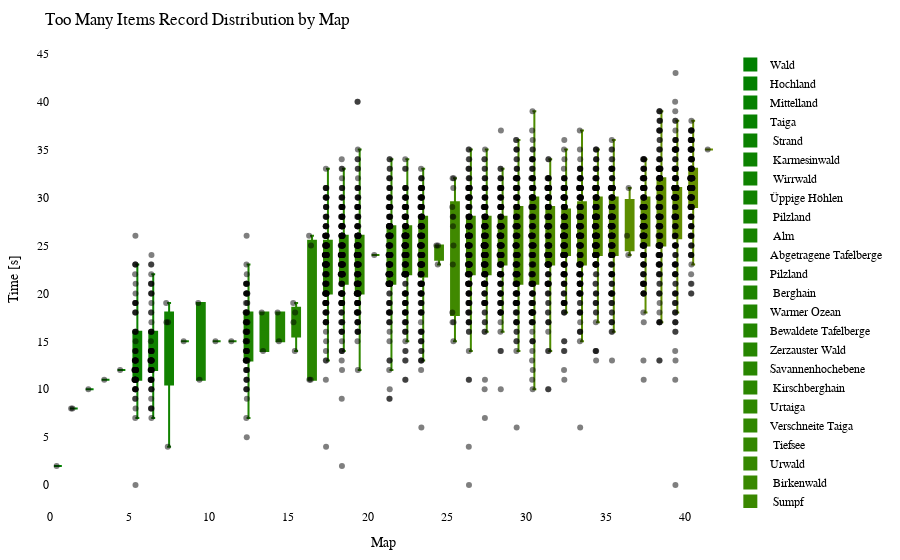

Notebook source saved alongside this figure:
### Code cell
import plotly.graph_objects as go
import plotly.io as pio

df = getRecordsDataframe(minigame="Sammelwahn")

# sort df columns by mean value 
df = df.reindex(df.mean().sort_values().index, axis=1)

# drop sum column
df = df.drop(columns=["Sum"])

# remove "Punkte" from all columns
df.columns = df.columns.str.replace('Punkte', '')

cmap = LinearSegmentedColormap.from_list("green_orange", ["green", "orange"])
colors = [to_hex(cmap(i / (num_columns - 1))) for i in range(num_columns)]

# Calculate the offset for centering the data points
num_columns = len(df.columns)
offset = 0.5

# Create a Swarm plot using Plotly
fig = go.Figure()

for i, (column, color) in enumerate(zip(df.columns, colors)):
    x_values = [i + offset] * len(df[column])  # Adjust x-values with offset for horizontal centering
    fig.add_trace(go.Box(x=x_values,
                         y=df[column],
                         name=column,
                         boxpoints='all',
                         pointpos=-0.5,  # Adjust point position to prevent overlapping
                         marker=dict(color='rgba(0,0,0,0.5)', size=6),  # Adjust marker color and size
                         line=dict(color=color),
                         fillcolor=color,
                         hovertext=df_to_html.index,
                         hoverinfo='name+text+y',
                         showlegend=True))

fig.update_layout(title="Too Many Items Record Distribution by Map",
                  xaxis=dict(title="Map"),
                  yaxis=dict(title="Time [s]"),
                  showlegend=True,
                  font=dict(family="Arial", size=12, color="black"),  # Customize font
                  plot_bgcolor="white",  # Set background color
                  margin=dict(l=50, r=50, t=50, b=50),  # Adjust margins for better layout
                  )

pio.show(fig)

pio.write_html(fig, "out/sammel_swarm_plot.html")

### Figure 1 — Plotly figure (JSON) as saved in the notebook; plotly's stock layout.template omitted (floating-point values rounded to 4 significant figures; data arrays with more than 128 entries replaced by an {"elided": "..."} marker saying what was removed)
{"data": [{"boxpoints": "all", "fillcolor": "#008000", "hoverinfo": "name+text+y", "hovertext": {"elided": "208 str values"}, "line": {"color": "#008000"}, "marker": {"color": "rgba(0,0,0,0.5)", "size": 6}, "name": "Wald", "pointpos": -0.5, "showlegend": true, "type": "box", "x": {"elided": "208 float values"}, "y": {"elided": "208 int values"}}, {"boxpoints": "all", "fillcolor": "#028000", "hoverinfo": "name+text+y", "hovertext": {"elided": "208 str values"}, "line": {"color": "#028000"}, "marker": {"color": "rgba(0,0,0,0.5)", "size": 6}, "name": "Hochland", "pointpos": -0.5, "showlegend": true, "type": "box", "x": {"elided": "208 float values"}, "y": {"elided": "208 int values"}}, {"boxpoints": "all", "fillcolor": "#058100", "hoverinfo": "name+text+y", "hovertext": {"elided": "208 str values"}, "line": {"color": "#058100"}, "marker": {"color": "rgba(0,0,0,0.5)", "size": 6}, "name": "Mittelland", "pointpos": -0.5, "showlegend": true, "type": "box", "x": {"elided": "208 float values"}, "y": {"elided": "208 int values"}}, {"boxpoints": "all", "fillcolor": "#078100", "hoverinfo": "name+text+y", "hovertext": {"elided": "208 str values"}, "line": {"color": "#078100"}, "marker": {"color": "rgba(0,0,0,0.5)", "size": 6}, "name": "Taiga", "pointpos": -0.5, "showlegend": true, "type": "box", "x": {"elided": "208 float values"}, "y": {"elided": "208 int values"}}, {"boxpoints": "all", "fillcolor": "#0a8100", "hoverinfo": "name+text+y", "hovertext": {"elided": "208 str values"}, "line": {"color": "#0a8100"}, "marker": {"color": "rgba(0,0,0,0.5)", "size": 6}, "name": " Strand", "pointpos": -0.5, "showlegend": true, "type": "box", "x": {"elided": "208 float values"}, "y": {"elided": "208 int values"}}, {"boxpoints": "all", "fillcolor": "#0c8200", "hoverinfo": "name+text+y", "hovertext": {"elided": "208 str values"}, "line": {"color": "#0c8200"}, "marker": {"color": "rgba(0,0,0,0.5)", "size": 6}, "name": " Karmesinwald", "pointpos": -0.5, "showlegend": true, "type": "box", "x": {"elided": "208 float values"}, "y": {"elided": "208 int values"}}, {"boxpoints": "all", "fillcolor": "#0f8200", "hoverinfo": "name+text+y", "hovertext": {"elided": "208 str values"}, "line": {"color": "#0f8200"}, "marker": {"color": "rgba(0,0,0,0.5)", "size": 6}, "name": " Wirrwald", "pointpos": -0.5, "showlegend": true, "type": "box", "x": {"elided": "208 float values"}, "y": {"elided": "208 int values"}}, {"boxpoints": "all", "fillcolor": "#118200", "hoverinfo": "name+text+y", "hovertext": {"elided": "208 str values"}, "line": {"color": "#118200"}, "marker": {"color": "rgba(0,0,0,0.5)", "size": 6}, "name": "Üppige Höhlen", "pointpos": -0.5, "showlegend": true, "type": "box", "x": {"elided": "208 float values"}, "y": {"elided": "208 int values"}}, {"boxpoints": "all", "fillcolor": "#148300", "hoverinfo": "name+text+y", "hovertext": {"elided": "208 str values"}, "line": {"color": "#148300"}, "marker": {"color": "rgba(0,0,0,0.5)", "size": 6}, "name": " Pilzland", "pointpos": -0.5, "showlegend": true, "type": "box", "x": {"elided": "208 float values"}, "y": {"elided": "208 int values"}}, {"boxpoints": "all", "fillcolor": "#178300", "hoverinfo": "name+text+y", "hovertext": {"elided": "208 str values"}, "line": {"color": "#178300"}, "marker": {"color": "rgba(0,0,0,0.5)", "size": 6}, "name": " Alm", "pointpos": -0.5, "showlegend": true, "type": "box", "x": {"elided": "208 float values"}, "y": {"elided": "208 int values"}}, {"boxpoints": "all", "fillcolor": "#198400", "hoverinfo": "name+text+y", "hovertext": {"elided": "208 str values"}, "line": {"color": "#198400"}, "marker": {"color": "rgba(0,0,0,0.5)", "size": 6}, "name": "Abgetragene Tafelberge", "pointpos": -0.5, "showlegend": true, "type": "box", "x": {"elided": "208 float values"}, "y": {"elided": "208 int values"}}, {"boxpoints": "all", "fillcolor": "#1c8400", "hoverinfo": "name+text+y", "hovertext": {"elided": "208 str values"}, "line": {"color": "#1c8400"}, "marker": {"color": "rgba(0,0,0,0.5)", "size": 6}, "name": "Pilzland", "pointpos": -0.5, "showlegend": true, "type": "box", "x": {"elided": "208 float values"}, "y": {"elided": "208 int values"}}, {"boxpoints": "all", "fillcolor": "#1e8400", "hoverinfo": "name+text+y", "hovertext": {"elided": "208 str values"}, "line": {"color": "#1e8400"}, "marker": {"color": "rgba(0,0,0,0.5)", "size": 6}, "name": " Berghain", "pointpos": -0.5, "showlegend": true, "type": "box", "x": {"elided": "208 float values"}, "y": {"elided": "208 int values"}}, {"boxpoints": "all", "fillcolor": "#218500", "hoverinfo": "name+text+y", "hovertext": {"elided": "208 str values"}, "line": {"color": "#218500"}, "marker": {"color": "rgba(0,0,0,0.5)", "size": 6}, "name": "Warmer Ozean", "pointpos": -0.5, "showlegend": true, "type": "box", "x": {"elided": "208 float values"}, "y": {"elided": "208 int values"}}, {"boxpoints": "all", "fillcolor": "#238500", "hoverinfo": "name+text+y", "hovertext": {"elided": "208 str values"}, "line": {"color": "#238500"}, "marker": {"color": "rgba(0,0,0,0.5)", "size": 6}, "name": "Bewaldete Tafelberge", "pointpos": -0.5, "showlegend": true, "type": "box", "x": {"elided": "208 float values"}, "y": {"elided": "208 int values"}}, {"boxpoints": "all", "fillcolor": "#268600", "hoverinfo": "name+text+y", "hovertext": {"elided": "208 str values"}, "line": {"color": "#268600"}, "marker": {"color": "rgba(0,0,0,0.5)", "size": 6}, "name": "Zerzauster Wald", "pointpos": -0.5, "showlegend": true, "type": "box", "x": {"elided": "208 float values"}, "y": {"elided": "208 int values"}}, {"boxpoints": "all", "fillcolor": "#288600", "hoverinfo": "name+text+y", "hovertext": {"elided": "208 str values"}, "line": {"color": "#288600"}, "marker": {"color": "rgba(0,0,0,0.5)", "size": 6}, "name": "Savannenhochebene", "pointpos": -0.5, "showlegend": true, "type": "box", "x": {"elided": "208 float values"}, "y": {"elided": "208 int values"}}, {"boxpoints": "all", "fillcolor": "#2b8600", "hoverinfo": "name+text+y", "hovertext": {"elided": "208 str values"}, "line": {"color": "#2b8600"}, "marker": {"color": "rgba(0,0,0,0.5)", "size": 6}, "name": " Kirschberghain", "pointpos": -0.5, "showlegend": true, "type": "box", "x": {"elided": "208 float values"}, "y": {"elided": "208 int values"}}, {"boxpoints": "all", "fillcolor": "#2e8700", "hoverinfo": "name+text+y", "hovertext": {"elided": "208 str values"}, "line": {"color": "#2e8700"}, "marker": {"color": "rgba(0,0,0,0.5)", "size": 6}, "name": "Urtaiga", "pointpos": -0.5, "showlegend": true, "type": "box", "x": {"elided": "208 float values"}, "y": {"elided": "208 int values"}}, {"boxpoints": "all", "fillcolor": "#308700", "hoverinfo": "name+text+y", "hovertext": {"elided": "208 str values"}, "line": {"color": "#308700"}, "marker": {"color": "rgba(0,0,0,0.5)", "size": 6}, "name": "Verschneite Taiga", "pointpos": -0.5, "showlegend": true, "type": "box", "x": {"elided": "208 float values"}, "y": {"elided": "208 int values"}}, {"boxpoints": "all", "fillcolor": "#338700", "hoverinfo": "name+text+y", "hovertext": {"elided": "208 str values"}, "line": {"color": "#338700"}, "marker": {"color": "rgba(0,0,0,0.5)", "size": 6}, "name": " Tiefsee", "pointpos": -0.5, "showlegend": true, "type": "box", "x": {"elided": "208 float values"}, "y": {"elided": "208 int values"}}, {"boxpoints": "all", "fillcolor": "#358800", "hoverinfo": "name+text+y", "hovertext": {"elided": "208 str values"}, "line": {"color": "#358800"}, "marker": {"color": "rgba(0,0,0,0.5)", "size": 6}, "name": "Urwald", "pointpos": -0.5, "showlegend": true, "type": "box", "x": {"elided": "208 float values"}, "y": {"elided": "208 int values"}}, {"boxpoints": "all", "fillcolor": "#388800", "hoverinfo": "name+text+y", "hovertext": {"elided": "208 str values"}, "line": {"color": "#388800"}, "marker": {"color": "rgba(0,0,0,0.5)", "size": 6}, "name": " Birkenwald", "pointpos": -0.5, "showlegend": true, "type": "box", "x": {"elided": "208 float values"}, "y": {"elided": "208 int values"}}, {"boxpoints": "all", "fillcolor": "#3a8800", "hoverinfo": "name+text+y", "hovertext": {"elided": "208 str values"}, "line": {"color": "#3a8800"}, "marker": {"color": "rgba(0,0,0,0.5)", "size": 6}, "name": " Sumpf", "pointpos": -0.5, "showlegend": true, "type": "box", "x": {"elided": "208 float values"}, "y": {"elided": "208 int values"}}, {"boxpoints": "all", "fillcolor": "#3d8900", "hoverinfo": "name+text+y", "hovertext": {"elided": "208 str values"}, "line": {"color": "#3d8900"}, "marker": {"color": "rgba(0,0,0,0.5)", "size": 6}, "name": "Savanne", "pointpos": -0.5, "showlegend": true, "type": "box", "x": {"elided": "208 float values"}, "y": {"elided": "208 int values"}}, {"boxpoints": "all", "fillcolor": "#408900", "hoverinfo": "name+text+y", "hovertext": {"elided": "208 str values"}, "line": {"color": "#408900"}, "marker": {"color": "rgba(0,0,0,0.5)", "size": 6}, "name": "Blumenwald", "pointpos": -0.5, "showlegend": true, "type": "box", "x": {"elided": "208 float values"}, "y": {"elided": "208 int values"}}, {"boxpoints": "all", "fillcolor": "#428a00", "hoverinfo": "name+text+y", "hovertext": {"elided": "208 str values"}, "line": {"color": "#428a00"}, "marker": {"color": "rgba(0,0,0,0.5)", "size": 6}, "name": " Dschungel", "pointpos": -0.5, "showlegend": true, "type": "box", "x": {"elided": "208 float values"}, "y": {"elided": "208 int values"}}, {"boxpoints": "all", "fillcolor": "#458a00", "hoverinfo": "name+text+y", "hovertext": {"elided": "208 str values"}, "line": {"color": "#458a00"}, "marker": {"color": "rgba(0,0,0,0.5)", "size": 6}, "name": " Bambusdschungel", "pointpos": -0.5, "showlegend": true, "type": "box", "x": {"elided": "208 float values"}, "y": {"elided": "208 int values"}}, {"boxpoints": "all", "fillcolor": "#478a00", "hoverinfo": "name+text+y", "hovertext": {"elided": "208 str values"}, "line": {"color": "#478a00"}, "marker": {"color": "rgba(0,0,0,0.5)", "size": 6}, "name": "Zerzauste Hügel", "pointpos": -0.5, "showlegend": true, "type": "box", "x": {"elided": "208 float values"}, "y": {"elided": "208 int values"}}, {"boxpoints": "all", "fillcolor": "#4a8b00", "hoverinfo": "name+text+y", "hovertext": {"elided": "208 str values"}, "line": {"color": "#4a8b00"}, "marker": {"color": "rgba(0,0,0,0.5)", "size": 6}, "name": " Taiga", "pointpos": -0.5, "showlegend": true, "type": "box", "x": {"elided": "208 float values"}, "y": {"elided": "208 int values"}}, {"boxpoints": "all", "fillcolor": "#4c8b00", "hoverinfo": "name+text+y", "hovertext": {"elided": "208 str values"}, "line": {"color": "#4c8b00"}, "marker": {"color": "rgba(0,0,0,0.5)", "size": 6}, "name": "Verschneite Ebene", "pointpos": -0.5, "showlegend": true, "type": "box", "x": {"elided": "208 float values"}, "y": {"elided": "208 int values"}}, {"boxpoints": "all", "fillcolor": "#4f8b00", "hoverinfo": "name+text+y", "hovertext": {"elided": "208 str values"}, "line": {"color": "#4f8b00"}, "marker": {"color": "rgba(0,0,0,0.5)", "size": 6}, "name": "Zerzauste Savanne", "pointpos": -0.5, "showlegend": true, "type": "box", "x": {"elided": "208 float values"}, "y": {"elided": "208 int values"}}, {"boxpoints": "all", "fillcolor": "#518c00", "hoverinfo": "name+text+y", "hovertext": {"elided": "208 str values"}, "line": {"color": "#518c00"}, "marker": {"color": "rgba(0,0,0,0.5)", "size": 6}, "name": " Wald", "pointpos": -0.5, "showlegend": true, "type": "box", "x": {"elided": "208 float values"}, "y": {"elided": "208 int values"}}, {"boxpoints": "all", "fillcolor": "#548c00", "hoverinfo": "name+text+y", "hovertext": {"elided": "208 str values"}, "line": {"color": "#548c00"}, "marker": {"color": "rgba(0,0,0,0.5)", "size": 6}, "name": " Savannenhochebene", "pointpos": -0.5, "showlegend": true, "type": "box", "x": {"elided": "208 float values"}, "y": {"elided": "208 int values"}}, {"boxpoints": "all", "fillcolor": "#578d00", "hoverinfo": "name+text+y", "hovertext": {"elided": "208 str values"}, "line": {"color": "#578d00"}, "marker": {"color": "rgba(0,0,0,0.5)", "size": 6}, "name": "Lichter Dschungel", "pointpos": -0.5, "showlegend": true, "type": "box", "x": {"elided": "208 float values"}, "y": {"elided": "208 int values"}}, {"boxpoints": "all", "fillcolor": "#598d00", "hoverinfo": "name+text+y", "hovertext": {"elided": "208 str values"}, "line": {"color": "#598d00"}, "marker": {"color": "rgba(0,0,0,0.5)", "size": 6}, "name": "Dichter Wald", "pointpos": -0.5, "showlegend": true, "type": "box", "x": {"elided": "208 float values"}, "y": {"elided": "208 int values"}}, {"boxpoints": "all", "fillcolor": "#5c8d00", "hoverinfo": "name+text+y", "hovertext": {"elided": "208 str values"}, "line": {"color": "#5c8d00"}, "marker": {"color": "rgba(0,0,0,0.5)", "size": 6}, "name": " Sonnenblumenebene", "pointpos": -0.5, "showlegend": true, "type": "box", "x": {"elided": "208 float values"}, "y": {"elided": "208 int values"}}, {"boxpoints": "all", "fillcolor": "#5e8e00", "hoverinfo": "name+text+y", "hovertext": {"elided": "208 str values"}, "line": {"color": "#5e8e00"}, "marker": {"color": "rgba(0,0,0,0.5)", "size": 6}, "name": "Sonnenblumenebene", "pointpos": -0.5, "showlegend": true, "type": "box", "x": {"elided": "208 float values"}, "y": {"elided": "208 int values"}}, {"boxpoints": "all", "fillcolor": "#618e00", "hoverinfo": "name+text+y", "hovertext": {"elided": "208 str values"}, "line": {"color": "#618e00"}, "marker": {"color": "rgba(0,0,0,0.5)", "size": 6}, "name": " Ebene", "pointpos": -0.5, "showlegend": true, "type": "box", "x": {"elided": "208 float values"}, "y": {"elided": "208 int values"}}, {"boxpoints": "all", "fillcolor": "#638e00", "hoverinfo": "name+text+y", "hovertext": {"elided": "208 str values"}, "line": {"color": "#638e00"}, "marker": {"color": "rgba(0,0,0,0.5)", "size": 6}, "name": " Savanne", "pointpos": -0.5, "showlegend": true, "type": "box", "x": {"elided": "208 float values"}, "y": {"elided": "208 int values"}}, {"boxpoints": "all", "fillcolor": "#668f00", "hoverinfo": "name+text+y", "hovertext": {"elided": "208 str values"}, "line": {"color": "#668f00"}, "marker": {"color": "rgba(0,0,0,0.5)", "size": 6}, "name": " Blumenwald", "pointpos": -0.5, "showlegend": true, "type": "box", "x": {"elided": "208 float values"}, "y": {"elided": "208 int values"}}, {"boxpoints": "all", "fillcolor": "#688f00", "hoverinfo": "name+text+y", "hovertext": {"elided": "208 str values"}, "line": {"color": "#688f00"}, "marker": {"color": "rgba(0,0,0,0.5)", "size": 6}, "name": " Tropfsteinhöhlen", "pointpos": -0.5, "showlegend": true, "type": "box", "x": {"elided": "208 float values"}, "y": {"elided": "208 int values"}}], "layout": {"font": {"color": "black", "family": "Arial", "size": 12}, "margin": {"b": 50, "l": 50, "r": 50, "t": 50}, "plot_bgcolor": "white", "showlegend": true, "title": {"text": "Too Many Items Record Distribution by Map"}, "xaxis": {"title": {"text": "Map"}}, "yaxis": {"title": {"text": "Time [s]"}}}}
